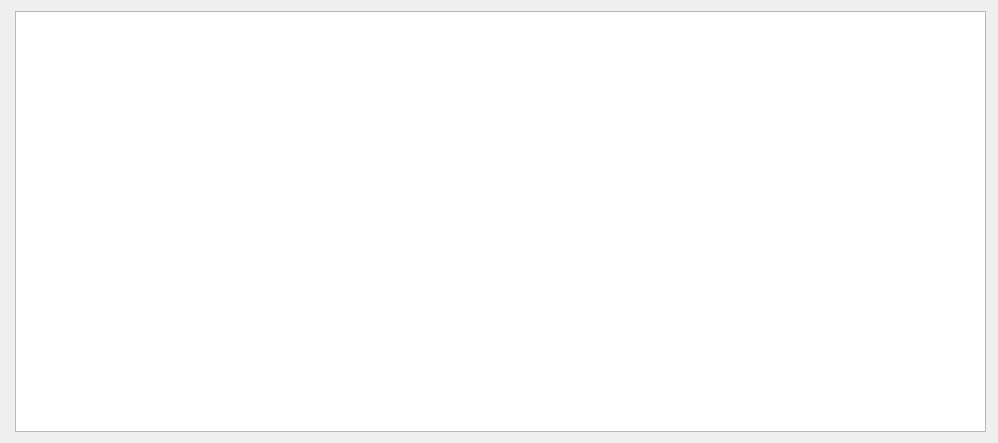
<?xml version="1.0" encoding="UTF-8"?>
<ui version="4.0">
 <class>InvestmentsBarChartDialog</class>
 <widget class="QDialog" name="InvestmentsBarChartDialog">
  <property name="geometry">
   <rect>
    <x>0</x>
    <y>0</y>
    <width>998</width>
    <height>443</height>
   </rect>
  </property>
  <property name="windowTitle">
   <string>Dialog</string>
  </property>
  <widget class="QChartView" name="graphicsView">
   <property name="geometry">
    <rect>
     <x>15</x>
     <y>11</y>
     <width>971</width>
     <height>421</height>
    </rect>
   </property>
  </widget>
 </widget>
 <customwidgets>
  <customwidget>
   <class>QChartView</class>
   <extends>QGraphicsView</extends>
   <header>QtCharts</header>
  </customwidget>
 </customwidgets>
 <resources/>
 <connections/>
</ui>
